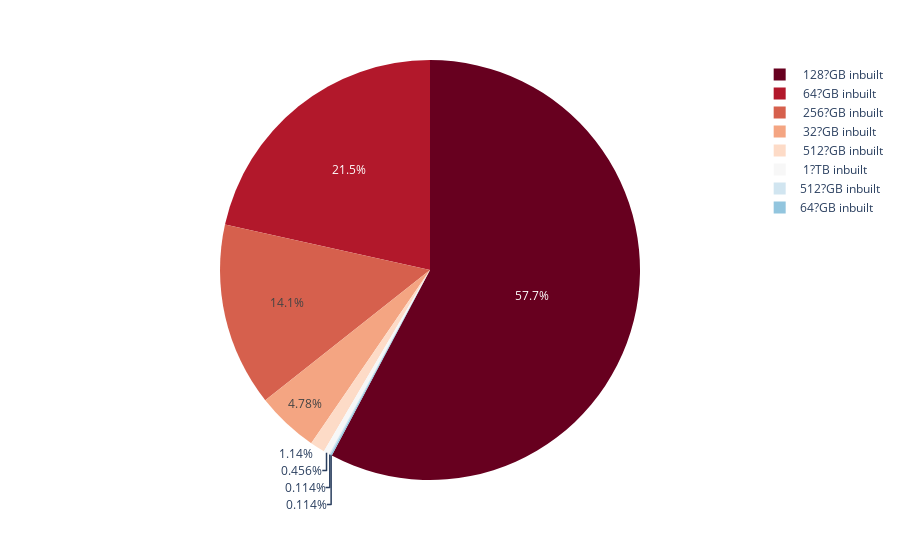

This figure's notebook cell:
### Code cell
percentage_rom = data['rom'].value_counts()
fig = px.pie(percentage_rom, values=percentage_rom.values, names=percentage_rom.index, color_discrete_sequence=px.colors.sequential.RdBu)
fig.show()

### Figure 1 — Plotly figure (JSON) as saved in the notebook; plotly's stock layout.template omitted (floating-point values rounded to 4 significant figures)
{"data": [{"domain": {"x": [0, 1], "y": [0, 1]}, "hovertemplate": "index=%{label}<br>value=%{value}<extra></extra>", "labels": [" 128?GB inbuilt", " 64?GB inbuilt", " 256?GB inbuilt", " 32?GB inbuilt", " 512?GB inbuilt", " 1?TB inbuilt", "512?GB inbuilt", "64?GB inbuilt"], "legendgroup": "", "name": "", "showlegend": true, "type": "pie", "values": [507, 189, 124, 42, 10, 4, 1, 1]}], "layout": {"legend": {"tracegroupgap": 0}, "margin": {"t": 60}, "piecolorway": ["rgb(103,0,31)", "rgb(178,24,43)", "rgb(214,96,77)", "rgb(244,165,130)", "rgb(253,219,199)", "rgb(247,247,247)", "rgb(209,229,240)", "rgb(146,197,222)", "rgb(67,147,195)", "rgb(33,102,172)", "rgb(5,48,97)"]}}
